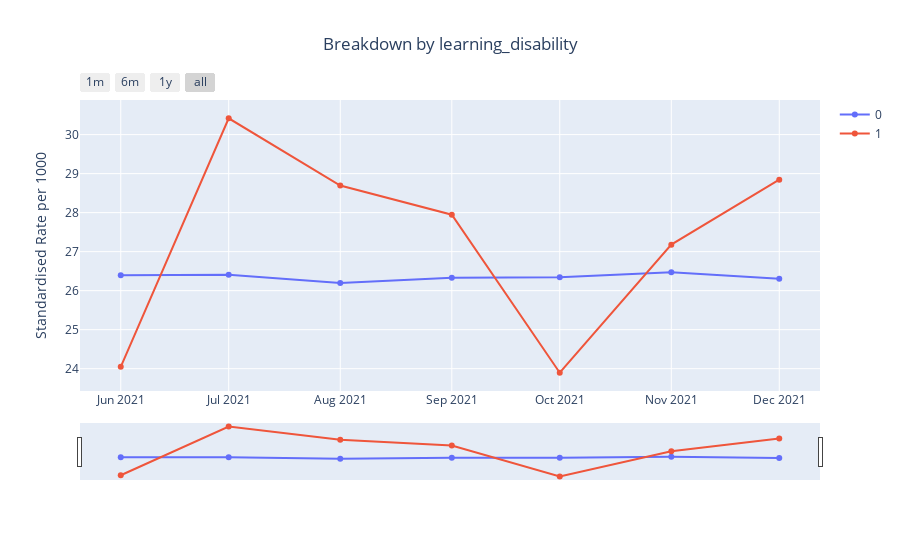

Notebook cell for this chart:
### Code cell
plot_measures(data_dict[demographics[i]], title=f'Breakdown by {demographics[i]}', column_to_plot='rate_standardised', category=demographics[i], y_label='Standardised Rate per 1000')
    i+=1

### Figure 1 — Plotly figure (JSON) as saved in the notebook; plotly's stock layout.template omitted (floating-point values rounded to 4 significant figures)
{"data": [{"name": "0", "type": "scatter", "x": ["2021-06-01T00:00:00", "2021-07-01T00:00:00", "2021-08-01T00:00:00", "2021-09-01T00:00:00", "2021-10-01T00:00:00", "2021-11-01T00:00:00", "2021-12-01T00:00:00"], "y": [26.39, 26.41, 26.19, 26.33, 26.34, 26.47, 26.31]}, {"name": "1", "type": "scatter", "x": ["2021-06-01T00:00:00", "2021-07-01T00:00:00", "2021-08-01T00:00:00", "2021-09-01T00:00:00", "2021-10-01T00:00:00", "2021-11-01T00:00:00", "2021-12-01T00:00:00"], "y": [24.05, 30.42, 28.7, 27.95, 23.9, 27.18, 28.85]}], "layout": {"hovermode": "x", "title": {"text": "Breakdown by learning_disability", "x": 0.5}, "xaxis": {"rangeselector": {"buttons": [{"count": 1, "label": "1m", "step": "month", "stepmode": "backward"}, {"count": 6, "label": "6m", "step": "month", "stepmode": "backward"}, {"count": 1, "label": "1y", "step": "year", "stepmode": "backward"}, {"step": "all"}]}, "rangeslider": {"visible": true}, "type": "date"}, "yaxis": {"title": {"text": "Standardised Rate per 1000"}}}}
